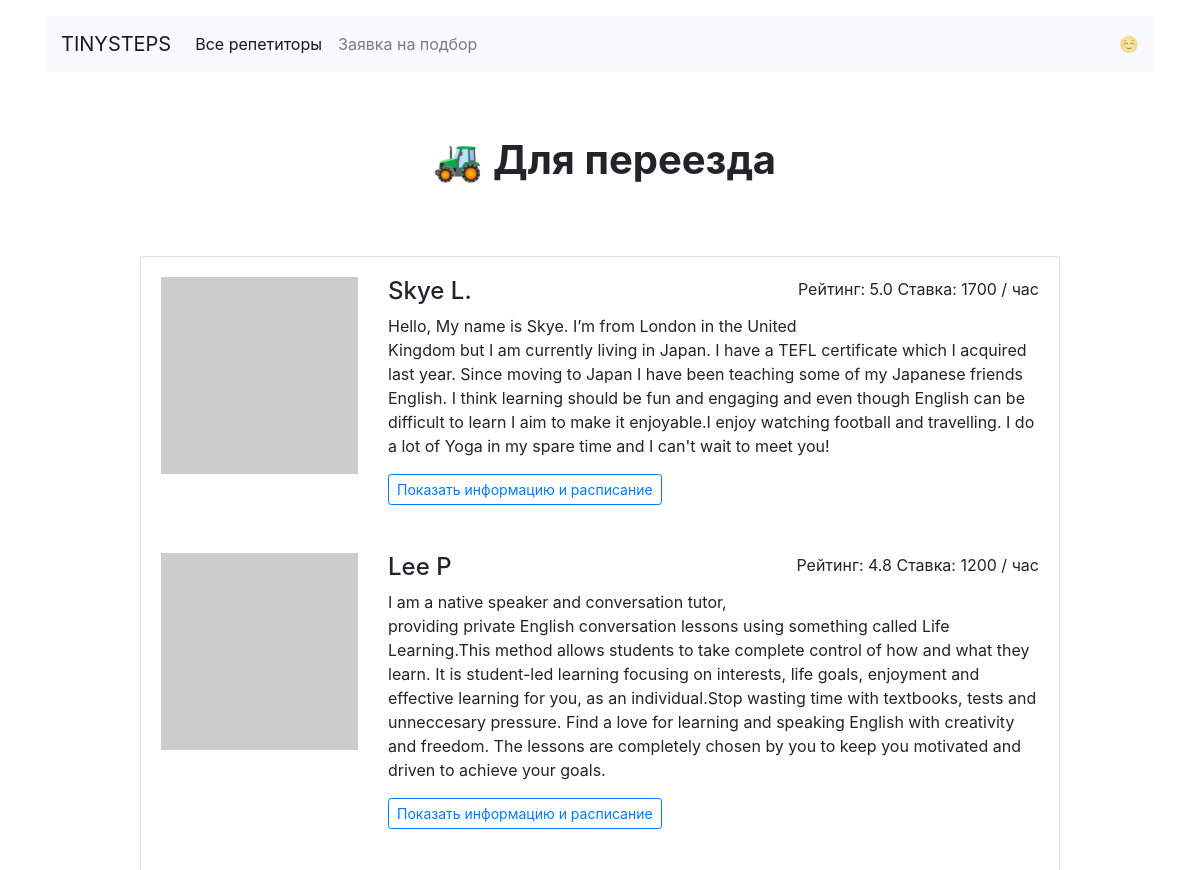
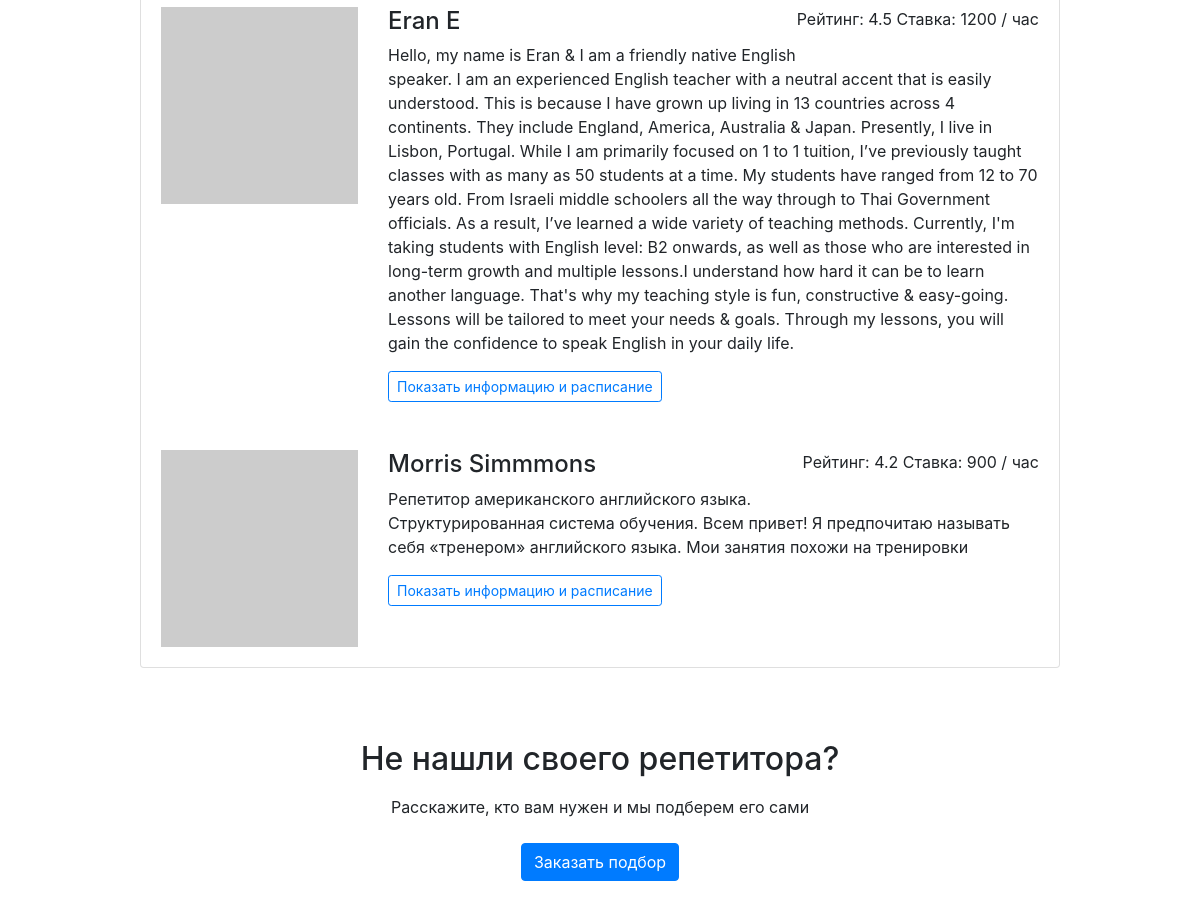
Screenshot of /goals/relocate/ with the database file from the repository (2 pictures, top to bottom).
### app.py (models this page shows)
class Teacher(db.Model):
    __tablename__ = "teachers"
    id = db.Column(db.Integer, primary_key=True)
    name = db.Column(db.String, nullable=False)
    about = db.Column(db.String, nullable=False)
    rating = db.Column(db.Float, nullable=False)
    picture = db.Column(db.String, nullable=False)
    price = db.Column(db.Integer, nullable=False)
    goals = db.Column(db.Text, nullable=False)
    free_time = db.Column(db.Text, nullable=False)
    booking = db.relationship("Booking", back_populates="teacher")

### app.py (the view)
@app.route("/goals/<goal>/")
def get_goal(goal):
    teachers_list = db.session.query(Teacher).filter(Teacher.goals.contains(goal)).order_by(Teacher.rating.desc())
    return render_template("goal.html", goals=goals, teachers=teachers_list, goal=goal)

### templates/goal.html
{% extends 'base.html' %}
{% block goal %}
  <main class="container mt-3">
    <h1 class="h1 text-center w-50 mx-auto mt-1 py-5 mb-4"><strong> {{ goals[goal] }}</strong></h1>
      <div class="row">
      <div class="col-12 col-lg-10 offset-lg-1 m-auto">
        <div class="card mb-4">{% for teacher in teachers %}
          <div class="card-body">
            <div class="row">
              <div class="col-3"><img src="{{ teacher.picture }}" class="img-fluid" alt=""></div>
              <div class="col-9">
                <p class="float-right">Рейтинг: {{teacher.rating }} Ставка: {{ teacher.price }} / час</p>
                <h2 class="h4">{{ teacher.name }}</h2>
                <p>{{ teacher.about }}</p>
                <a href="/profiles/{{ teacher.id }}/" class="btn btn-outline-primary btn-sm mr-3 mb-2">Показать информацию и расписание</a>
              </div>
            </div>
          </div>{% endfor %}
        </div>
      </div>
    </div>
    <h2 class="text-center mt-5 mb-3">Не нашли своего репетитора?</h2>
    <p class="text-center mb-4">Расскажите, кто вам нужен и мы подберем его сами</p>
    <div class="text-center pb-5">
        <a href="/request/" class="btn btn-primary">Заказать подбор</a>
    </div>
  </main>
{% endblock %}

### rows the page displays
Teacher: rating "5.0", price "1700", name "Skye L.", about "Hello, My name is Skye. I’m from London in the United Kingdom but I am currently living in Japan. I have a TEFL certificate which I acquired last year. Since moving to Japan I have been teaching some of my Japanese friends English. I think learning should be fun and engaging and even though English can be difficult to learn I aim to make it enjoyable.I enjoy watching football and travelling. I do a lot of Yoga in my spare time and I can't wait to meet you!"
Teacher: rating "4.8", price "1200", name "Lee P", about "I am a native speaker and conversation tutor, providing private English conversation lessons using something called Life Learning.This method allows students to take complete control of how and what they learn. It is student-led learning focusing on interests, life goals, enjoyment and effective learning for you, as an individual.Stop wasting time with textbooks, tests and unneccesary pressure. Find a love for learning and speaking English with creativity and freedom. The lessons are completely chosen by you to keep you motivated and driven to achieve your goals."
Teacher: rating "4.5", price "1200", name "Eran E", about "Hello, my name is Eran & I am a friendly native English speaker. I am an experienced English teacher with a neutral accent that is easily understood. This is because I have grown up living in 13 countries across 4 continents. They include England, America, Australia & Japan. Presently, I live in Lisbon, Portugal. While I am primarily focused on 1 to 1 tuition, I’ve previously taught classes with as many as 50 students at a time. My students have ranged from 12 to 70 years old. From Israeli middle schoolers all the way through to Thai Government officials. As a result, I’ve learned a wide variety of teaching methods. Currently, I'm taking students with English level: B2 onwards, as well as…"
Teacher: rating "4.2", price "900", name "Morris Simmmons", about "Репетитор американского английского языка. Структурированная система обучения. Всем привет! Я предпочитаю называть себя «тренером» английского языка. Мои занятия похожи на тренировки"

### other values shown
{{ goals[goal] }} "🚜 Для переезда"
